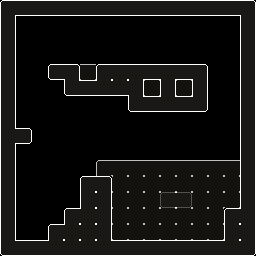

This game map was drawn from its Tiled (.tmx) file and the tilesets committed beside it. A one-line description and the trimmed map source follow:
An orthogonal 16x16 tile map with 16x16 px tiles, 3 tile layers (background, obstacle, foreground) and 5 objects (2x Door, 2x Box, Dude).

<map version="1.0" orientation="orthogonal" width="16" height="16" tilewidth="16" tileheight="16">
 <properties>
  <property name="bg1" value="#402010" />
  <property name="bg2" value="#100000" />
	<property name="fg1" value="#00ff0000" />
	<property name="fg2" value="#10ff0000" />
  <property name="display_name" value="Test Map" />
 </properties>
 <tileset firstgid="1" name="debug" tilewidth="16" tileheight="16">
  <image source="test-tiles.png" />
 </tileset>
 <layer name="background" width="16" height="16" opacity="0.75">
  <data>[256 cells, 3 non-empty, 2 distinct tile ids]</data>
 </layer>
 <layer name="obstacle" width="16" height="16">
  <data>[256 cells, 97 non-empty, 13 distinct tile ids]</data>
 </layer>
 <objectgroup name="doors" width="16" height="16">
  <object name="door1" type="Door" x="128" y="208" width="16" height="32">
   <properties>
    <property name="image" value="door.png" />
    <property name="target" value="door2" />
   </properties>
  </object>
  <object name="door2" type="Door" x="64" y="32" width="16" height="32">
   <properties>
    <property name="image" value="door.png" />
    <property name="target" value="door1" />
   </properties>
  </object>
 </objectgroup>
 <objectgroup name="objects" width="16" height="16">
  <properties>
   <property name="what_is_this" value="it's boxes ok" />
  </properties>
  <object name="cardboard_box" type="Box" x="160" y="160" width="32" height="32">
   <properties>
    <property name="image" value="tid:16" />
   </properties>
  </object>
  <object name="stone_block" type="Box" x="192" y="32" width="32" height="32">
   <properties>
    <property name="image" value="tid:16" />
   </properties>
  </object>
  <object name="dude" type="Dude" x="80" y="144" width="16" height="32">
   <properties>
    <property name="image" value="dude.png" />
   </properties>
  </object>
 </objectgroup>
 <layer name="foreground" width="16" height="16" opacity="0.75">
  <data>[256 cells, 39 non-empty, 3 distinct tile ids]</data>
 </layer>
</map>